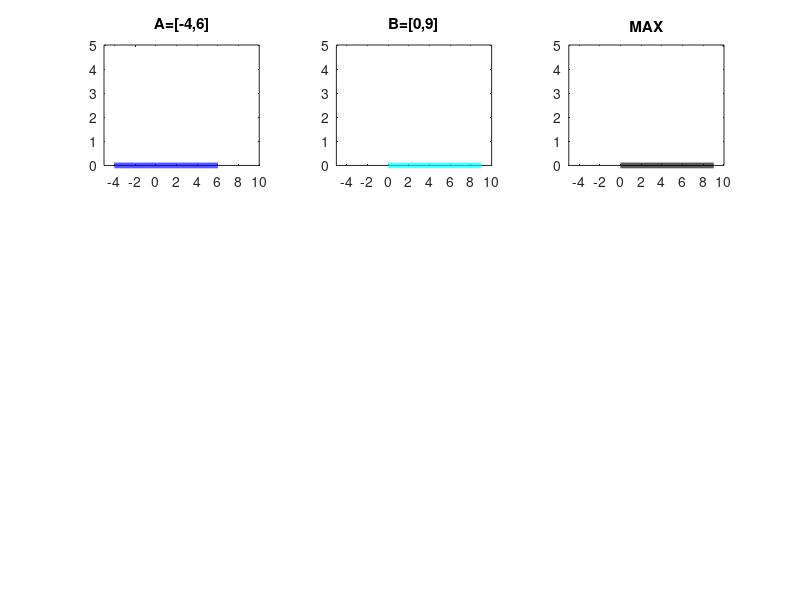

The MATLAB source for this figure:
% Shahab Sotudian-94125091

A=-4:0.01:6;
B=0:0.01:9;
sizeA=size(A);
sizeB=size(B);

% Max Operation
Mxoperation=(max(A(1),B(1))):0.01:(max(A(sizeA(2)),B(sizeB(2))));

% Plotting
subplot(3,3,1)
y1 = zeros(1,sizeA(2));
plot(A,y1,'b','linewidth',4)
title('A=[-4,6]')
axis([-5,10,0,5])
subplot(332)
y2=zeros(1,sizeB(2));
plot(B,y2,'c','linewidth',4)
axis([-5,10,0,5])
title('B=[0,9]')
subplot(333)
sizeMaxoperation=size(Mxoperation);
y3=zeros(1,sizeMaxoperation(2));
plot(Mxoperation,y3,'k','linewidth',4)
axis([-5,10,0,5])
title('MAX')
